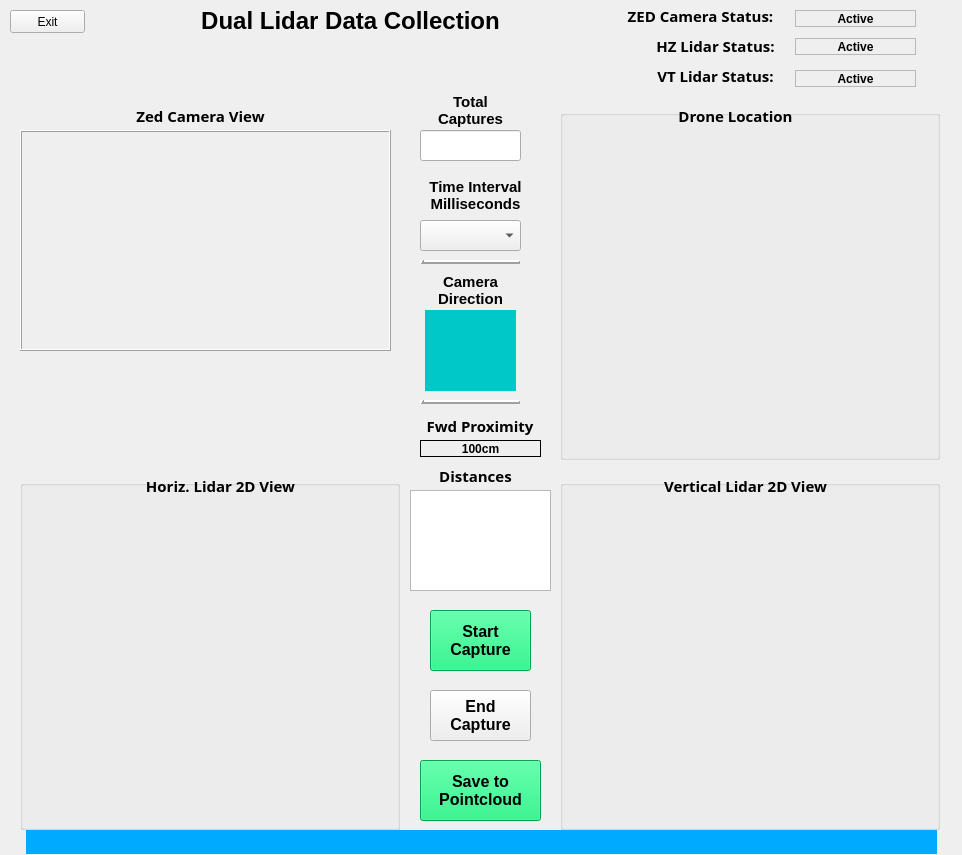
<?xml version="1.0" encoding="UTF-8"?>
<ui version="4.0">
 <class>MainWindow</class>
 <widget class="QMainWindow" name="MainWindow">
  <property name="geometry">
   <rect>
    <x>0</x>
    <y>0</y>
    <width>962</width>
    <height>855</height>
   </rect>
  </property>
  <property name="windowTitle">
   <string>i3d Camera Logger 1.1</string>
  </property>
  <property name="windowIcon">
   <iconset>
    <normaloff>icons/vpDiscovery.png</normaloff>icons/vpDiscovery.png</iconset>
  </property>
  <widget class="QWidget" name="centralwidget">
   <widget class="QLabel" name="lblAppTitle">
    <property name="geometry">
     <rect>
      <x>160</x>
      <y>0</y>
      <width>381</width>
      <height>41</height>
     </rect>
    </property>
    <property name="font">
     <font>
      <family>Segoe UI</family>
      <pointsize>18</pointsize>
      <weight>75</weight>
      <bold>true</bold>
     </font>
    </property>
    <property name="autoFillBackground">
     <bool>true</bool>
    </property>
    <property name="text">
     <string>Dual Lidar Data Collection</string>
    </property>
    <property name="textFormat">
     <enum>Qt::PlainText</enum>
    </property>
    <property name="alignment">
     <set>Qt::AlignCenter</set>
    </property>
    <property name="wordWrap">
     <bool>true</bool>
    </property>
   </widget>
   <widget class="QPushButton" name="pbExit">
    <property name="geometry">
     <rect>
      <x>10</x>
      <y>10</y>
      <width>75</width>
      <height>23</height>
     </rect>
    </property>
    <property name="text">
     <string>Exit</string>
    </property>
   </widget>
   <widget class="QPushButton" name="pbStartCapture">
    <property name="geometry">
     <rect>
      <x>430</x>
      <y>610</y>
      <width>101</width>
      <height>61</height>
     </rect>
    </property>
    <property name="font">
     <font>
      <family>Segoe UI</family>
      <pointsize>12</pointsize>
      <weight>75</weight>
      <bold>true</bold>
     </font>
    </property>
    <property name="styleSheet">
     <string notr="true">background-color: rgb(0, 230, 111);</string>
    </property>
    <property name="text">
     <string>Start
Capture</string>
    </property>
   </widget>
   <widget class="QComboBox" name="cbx_TimeMilliSecs">
    <property name="geometry">
     <rect>
      <x>420</x>
      <y>220</y>
      <width>101</width>
      <height>31</height>
     </rect>
    </property>
    <property name="font">
     <font>
      <family>Segoe UI</family>
      <pointsize>12</pointsize>
      <weight>75</weight>
      <bold>true</bold>
     </font>
    </property>
   </widget>
   <widget class="QLabel" name="label_3">
    <property name="geometry">
     <rect>
      <x>420</x>
      <y>170</y>
      <width>111</width>
      <height>51</height>
     </rect>
    </property>
    <property name="font">
     <font>
      <family>Segoe UI</family>
      <pointsize>11</pointsize>
      <weight>75</weight>
      <bold>true</bold>
     </font>
    </property>
    <property name="text">
     <string>Time Interval Milliseconds</string>
    </property>
    <property name="textFormat">
     <enum>Qt::PlainText</enum>
    </property>
    <property name="alignment">
     <set>Qt::AlignCenter</set>
    </property>
    <property name="wordWrap">
     <bool>true</bool>
    </property>
   </widget>
   <widget class="QPushButton" name="pbEndCapture">
    <property name="geometry">
     <rect>
      <x>430</x>
      <y>690</y>
      <width>101</width>
      <height>51</height>
     </rect>
    </property>
    <property name="font">
     <font>
      <family>Segoe UI</family>
      <pointsize>12</pointsize>
      <weight>75</weight>
      <bold>true</bold>
     </font>
    </property>
    <property name="text">
     <string>End
Capture</string>
    </property>
   </widget>
   <widget class="QLabel" name="label_5">
    <property name="geometry">
     <rect>
      <x>420</x>
      <y>260</y>
      <width>100</width>
      <height>4</height>
     </rect>
    </property>
    <property name="styleSheet">
     <string notr="true">border-color: rgb(116, 116, 116);</string>
    </property>
    <property name="frameShape">
     <enum>QFrame::Box</enum>
    </property>
    <property name="frameShadow">
     <enum>QFrame::Raised</enum>
    </property>
    <property name="lineWidth">
     <number>2</number>
    </property>
    <property name="text">
     <string/>
    </property>
   </widget>
   <widget class="QLabel" name="label_7">
    <property name="geometry">
     <rect>
      <x>425</x>
      <y>90</y>
      <width>91</width>
      <height>41</height>
     </rect>
    </property>
    <property name="font">
     <font>
      <family>Segoe UI</family>
      <pointsize>11</pointsize>
      <weight>75</weight>
      <bold>true</bold>
     </font>
    </property>
    <property name="text">
     <string>Total Captures</string>
    </property>
    <property name="alignment">
     <set>Qt::AlignCenter</set>
    </property>
    <property name="wordWrap">
     <bool>true</bool>
    </property>
   </widget>
   <widget class="QPushButton" name="pbSavePtCloud">
    <property name="geometry">
     <rect>
      <x>420</x>
      <y>760</y>
      <width>121</width>
      <height>61</height>
     </rect>
    </property>
    <property name="font">
     <font>
      <family>Segoe UI</family>
      <pointsize>12</pointsize>
      <weight>75</weight>
      <bold>true</bold>
     </font>
    </property>
    <property name="styleSheet">
     <string notr="true">background-color: rgb(0, 230, 111);</string>
    </property>
    <property name="text">
     <string>Save to
Pointcloud</string>
    </property>
   </widget>
   <widget class="QGroupBox" name="grp_hz2dPlot">
    <property name="geometry">
     <rect>
      <x>20</x>
      <y>480</y>
      <width>380</width>
      <height>350</height>
     </rect>
    </property>
    <property name="title">
     <string/>
    </property>
   </widget>
   <widget class="QGroupBox" name="grp_vt2dPlot">
    <property name="geometry">
     <rect>
      <x>560</x>
      <y>480</y>
      <width>380</width>
      <height>350</height>
     </rect>
    </property>
    <property name="title">
     <string/>
    </property>
   </widget>
   <widget class="QLineEdit" name="txtVTcount">
    <property name="geometry">
     <rect>
      <x>420</x>
      <y>130</y>
      <width>101</width>
      <height>31</height>
     </rect>
    </property>
    <property name="font">
     <font>
      <pointsize>15</pointsize>
      <weight>75</weight>
      <bold>true</bold>
     </font>
    </property>
    <property name="text">
     <string/>
    </property>
    <property name="alignment">
     <set>Qt::AlignCenter</set>
    </property>
   </widget>
   <widget class="QLabel" name="label_8">
    <property name="geometry">
     <rect>
      <x>120</x>
      <y>470</y>
      <width>201</width>
      <height>31</height>
     </rect>
    </property>
    <property name="font">
     <font>
      <family>Sans Serif</family>
      <pointsize>11</pointsize>
      <weight>75</weight>
      <bold>true</bold>
     </font>
    </property>
    <property name="text">
     <string>Horiz. Lidar 2D View</string>
    </property>
    <property name="alignment">
     <set>Qt::AlignCenter</set>
    </property>
   </widget>
   <widget class="QLabel" name="label_9">
    <property name="geometry">
     <rect>
      <x>640</x>
      <y>470</y>
      <width>211</width>
      <height>31</height>
     </rect>
    </property>
    <property name="font">
     <font>
      <family>Sans Serif</family>
      <pointsize>11</pointsize>
      <weight>75</weight>
      <bold>true</bold>
     </font>
    </property>
    <property name="text">
     <string>Vertical Lidar 2D View</string>
    </property>
    <property name="alignment">
     <set>Qt::AlignCenter</set>
    </property>
   </widget>
   <widget class="QLabel" name="label_10">
    <property name="geometry">
     <rect>
      <x>80</x>
      <y>100</y>
      <width>241</width>
      <height>31</height>
     </rect>
    </property>
    <property name="font">
     <font>
      <family>Sans Serif</family>
      <pointsize>11</pointsize>
      <weight>75</weight>
      <bold>true</bold>
     </font>
    </property>
    <property name="text">
     <string>Zed Camera View</string>
    </property>
    <property name="alignment">
     <set>Qt::AlignCenter</set>
    </property>
   </widget>
   <widget class="QLabel" name="lblCurDir">
    <property name="geometry">
     <rect>
      <x>425</x>
      <y>310</y>
      <width>91</width>
      <height>81</height>
     </rect>
    </property>
    <property name="styleSheet">
     <string notr="true">background-color: rgb(0, 200, 200);</string>
    </property>
    <property name="text">
     <string/>
    </property>
    <property name="alignment">
     <set>Qt::AlignCenter</set>
    </property>
   </widget>
   <widget class="QLabel" name="label_11">
    <property name="geometry">
     <rect>
      <x>425</x>
      <y>270</y>
      <width>91</width>
      <height>41</height>
     </rect>
    </property>
    <property name="font">
     <font>
      <family>Segoe UI</family>
      <pointsize>11</pointsize>
      <weight>75</weight>
      <bold>true</bold>
     </font>
    </property>
    <property name="text">
     <string>Camera Direction</string>
    </property>
    <property name="alignment">
     <set>Qt::AlignCenter</set>
    </property>
    <property name="wordWrap">
     <bool>true</bool>
    </property>
   </widget>
   <widget class="QGroupBox" name="grp_drone_loc2dPlot">
    <property name="geometry">
     <rect>
      <x>560</x>
      <y>110</y>
      <width>380</width>
      <height>350</height>
     </rect>
    </property>
    <property name="title">
     <string/>
    </property>
   </widget>
   <widget class="QLabel" name="label_12">
    <property name="geometry">
     <rect>
      <x>650</x>
      <y>100</y>
      <width>171</width>
      <height>31</height>
     </rect>
    </property>
    <property name="font">
     <font>
      <family>Sans Serif</family>
      <pointsize>11</pointsize>
      <weight>75</weight>
      <bold>true</bold>
     </font>
    </property>
    <property name="text">
     <string>Drone Location</string>
    </property>
    <property name="alignment">
     <set>Qt::AlignCenter</set>
    </property>
   </widget>
   <widget class="QLabel" name="label_6">
    <property name="geometry">
     <rect>
      <x>420</x>
      <y>400</y>
      <width>100</width>
      <height>4</height>
     </rect>
    </property>
    <property name="styleSheet">
     <string notr="true">border-color: rgb(116, 116, 116);</string>
    </property>
    <property name="frameShape">
     <enum>QFrame::Box</enum>
    </property>
    <property name="frameShadow">
     <enum>QFrame::Raised</enum>
    </property>
    <property name="lineWidth">
     <number>2</number>
    </property>
    <property name="text">
     <string/>
    </property>
   </widget>
   <widget class="QLabel" name="lblMsg">
    <property name="geometry">
     <rect>
      <x>26</x>
      <y>830</y>
      <width>911</width>
      <height>24</height>
     </rect>
    </property>
    <property name="font">
     <font>
      <pointsize>10</pointsize>
      <weight>75</weight>
      <bold>true</bold>
     </font>
    </property>
    <property name="styleSheet">
     <string notr="true">background-color: rgb(0, 170, 255);</string>
    </property>
    <property name="text">
     <string/>
    </property>
    <property name="alignment">
     <set>Qt::AlignCenter</set>
    </property>
   </widget>
   <widget class="QListWidget" name="lstDistances">
    <property name="geometry">
     <rect>
      <x>410</x>
      <y>490</y>
      <width>141</width>
      <height>101</height>
     </rect>
    </property>
    <property name="font">
     <font>
      <pointsize>10</pointsize>
      <weight>75</weight>
      <bold>true</bold>
     </font>
    </property>
   </widget>
   <widget class="QLabel" name="label_13">
    <property name="geometry">
     <rect>
      <x>420</x>
      <y>460</y>
      <width>111</width>
      <height>31</height>
     </rect>
    </property>
    <property name="font">
     <font>
      <family>Sans Serif</family>
      <pointsize>11</pointsize>
      <weight>75</weight>
      <bold>true</bold>
     </font>
    </property>
    <property name="text">
     <string>Distances</string>
    </property>
    <property name="alignment">
     <set>Qt::AlignCenter</set>
    </property>
   </widget>
   <widget class="QLabel" name="lbl_HZactive">
    <property name="geometry">
     <rect>
      <x>795</x>
      <y>38</y>
      <width>121</width>
      <height>17</height>
     </rect>
    </property>
    <property name="font">
     <font>
      <weight>75</weight>
      <bold>true</bold>
     </font>
    </property>
    <property name="frameShape">
     <enum>QFrame::StyledPanel</enum>
    </property>
    <property name="text">
     <string>Active</string>
    </property>
    <property name="alignment">
     <set>Qt::AlignCenter</set>
    </property>
   </widget>
   <widget class="QLabel" name="label_14">
    <property name="geometry">
     <rect>
      <x>420</x>
      <y>410</y>
      <width>120</width>
      <height>31</height>
     </rect>
    </property>
    <property name="font">
     <font>
      <family>Sans Serif</family>
      <pointsize>11</pointsize>
      <weight>75</weight>
      <bold>true</bold>
     </font>
    </property>
    <property name="text">
     <string>Fwd Proximity</string>
    </property>
    <property name="alignment">
     <set>Qt::AlignCenter</set>
    </property>
   </widget>
   <widget class="QLabel" name="lbl_FwdDist">
    <property name="geometry">
     <rect>
      <x>420</x>
      <y>440</y>
      <width>121</width>
      <height>17</height>
     </rect>
    </property>
    <property name="font">
     <font>
      <weight>75</weight>
      <bold>true</bold>
     </font>
    </property>
    <property name="frameShape">
     <enum>QFrame::Box</enum>
    </property>
    <property name="text">
     <string>100cm</string>
    </property>
    <property name="alignment">
     <set>Qt::AlignCenter</set>
    </property>
   </widget>
   <widget class="QLabel" name="lbl_VTactive">
    <property name="geometry">
     <rect>
      <x>795</x>
      <y>70</y>
      <width>121</width>
      <height>17</height>
     </rect>
    </property>
    <property name="font">
     <font>
      <weight>75</weight>
      <bold>true</bold>
     </font>
    </property>
    <property name="frameShape">
     <enum>QFrame::StyledPanel</enum>
    </property>
    <property name="text">
     <string>Active</string>
    </property>
    <property name="alignment">
     <set>Qt::AlignCenter</set>
    </property>
   </widget>
   <widget class="QLabel" name="label_15">
    <property name="geometry">
     <rect>
      <x>610</x>
      <y>0</y>
      <width>181</width>
      <height>31</height>
     </rect>
    </property>
    <property name="font">
     <font>
      <family>Sans Serif</family>
      <pointsize>11</pointsize>
      <weight>75</weight>
      <bold>true</bold>
     </font>
    </property>
    <property name="text">
     <string>ZED Camera Status:</string>
    </property>
    <property name="alignment">
     <set>Qt::AlignCenter</set>
    </property>
   </widget>
   <widget class="QLabel" name="label_16">
    <property name="geometry">
     <rect>
      <x>640</x>
      <y>60</y>
      <width>151</width>
      <height>31</height>
     </rect>
    </property>
    <property name="font">
     <font>
      <family>Sans Serif</family>
      <pointsize>11</pointsize>
      <weight>75</weight>
      <bold>true</bold>
     </font>
    </property>
    <property name="text">
     <string>VT Lidar Status:</string>
    </property>
    <property name="alignment">
     <set>Qt::AlignCenter</set>
    </property>
   </widget>
   <widget class="QLabel" name="label_17">
    <property name="geometry">
     <rect>
      <x>640</x>
      <y>30</y>
      <width>151</width>
      <height>31</height>
     </rect>
    </property>
    <property name="font">
     <font>
      <family>Sans Serif</family>
      <pointsize>11</pointsize>
      <weight>75</weight>
      <bold>true</bold>
     </font>
    </property>
    <property name="text">
     <string>HZ Lidar Status:</string>
    </property>
    <property name="alignment">
     <set>Qt::AlignCenter</set>
    </property>
   </widget>
   <widget class="QLabel" name="lbl_ZEDstatus">
    <property name="geometry">
     <rect>
      <x>795</x>
      <y>10</y>
      <width>121</width>
      <height>17</height>
     </rect>
    </property>
    <property name="font">
     <font>
      <weight>75</weight>
      <bold>true</bold>
     </font>
    </property>
    <property name="frameShape">
     <enum>QFrame::StyledPanel</enum>
    </property>
    <property name="text">
     <string>Active</string>
    </property>
    <property name="alignment">
     <set>Qt::AlignCenter</set>
    </property>
   </widget>
   <widget class="QLabel" name="lbl_ZEDimage">
    <property name="geometry">
     <rect>
      <x>20</x>
      <y>130</y>
      <width>371</width>
      <height>221</height>
     </rect>
    </property>
    <property name="frameShape">
     <enum>QFrame::Box</enum>
    </property>
    <property name="frameShadow">
     <enum>QFrame::Raised</enum>
    </property>
    <property name="text">
     <string/>
    </property>
   </widget>
  </widget>
 </widget>
 <resources>
  <include location="resources.qrc"/>
 </resources>
 <connections/>
</ui>
